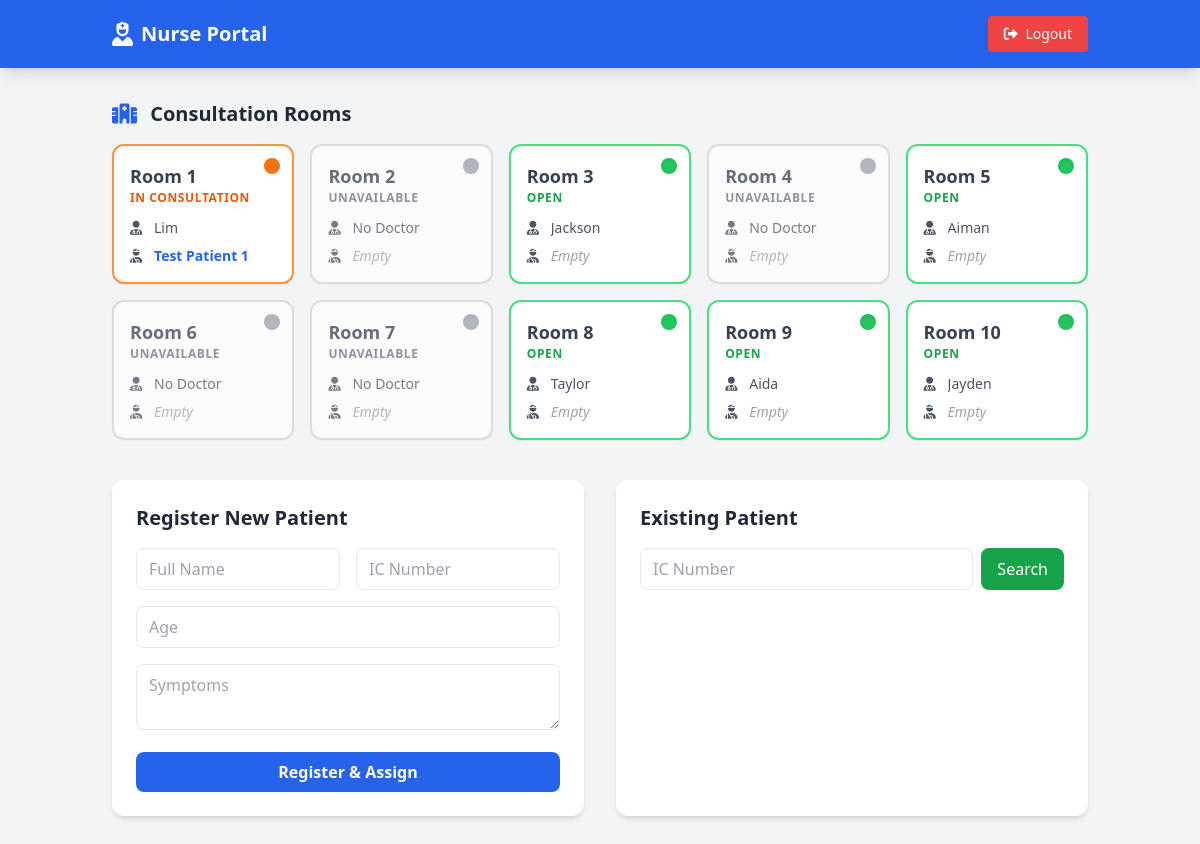
/nurse/dashboard (signed in), run on the app's committed database.
### app.py (models this page shows)
class User(db.Model):
    id = db.Column(db.Integer, primary_key=True)
    name = db.Column(db.String(100), nullable=False)
    email = db.Column(db.String(120), unique=True, nullable=False)
    password_hash = db.Column(db.String(200), nullable=False)
    role = db.Column(db.String(20), nullable=False)
    status = db.Column(db.String(20), default="away")
    room = db.Column(db.String(10), nullable=True)

class Patient(db.Model):
    id = db.Column(db.Integer, primary_key=True)
    ic_number = db.Column(db.String(20), unique=True, nullable=False)
    name = db.Column(db.String(100), nullable=False)
    age = db.Column(db.String(10), nullable=False)
    visits = db.relationship("Visit", backref="patient", lazy=True)

### app.py (the view, shortened to what this page needs)
@app.route("/nurse/dashboard", methods=["GET", "POST"])
def nurse_dashboard():
    if "user_id" not in session or session.get("role") != "nurse":
        return redirect(url_for("login"))
    found_patient = None
    rooms_data = []
    for i in range(1, 11):
        r_num = str(i)
        doc = User.query.filter_by(role="doctor", room=r_num, status="online").first()
        visit_consulting = Visit.query.filter_by(room=r_num, status="in_consultation").first()
        waiting_queue = Visit.query.filter_by(room=r_num, status="waiting").order_by(Visit.timestamp.asc()).all()
        main_visit = visit_consulting if visit_consulting else (waiting_queue[0] if waiting_queue else None)
        if not doc:
            status_text = "Unavailable"
            color_class = "border-gray-300 opacity-75"
            dot_color = "bg-gray-400"
            text_color = "text-gray-500"
            next_in_queue_name = None
        elif visit_consulting:
            status_text = "In Consultation"
            color_class = "border-orange-400"
            dot_color = "bg-orange-500"
            text_color = "text-orange-600"
            next_in_queue_name = waiting_queue[0].patient.name if waiting_queue else None
        else:
            status_text = "Patient Waiting" if waiting_queue else "Open"
            color_class = "border-green-400"
            dot_color = "bg-green-500 animate-pulse"
            text_color = "text-green-600"
            next_in_queue_name = waiting_queue[1].patient.name if len(waiting_queue) > 1 else None
        rooms_data.append({
            "number": r_num,
            "color_class": color_class,
            "dot_color": dot_color,
            "text_color": text_color,
            "status_text": status_text,
            "doctor_name": doc.name if doc else "No Doctor",
            "patient_name": main_visit.patient.name if main_visit else "Empty",
            "patient_ic": main_visit.patient.ic_number if main_visit else "",
            "patient_age": main_visit.patient.age if main_visit else "",
            "visit_symptoms": main_visit.symptoms if main_visit else "",
            "has_doctor": bool(doc),
            "has_patient": bool(main_visit),
            "next_queue": next_in_queue_name # NEW FIELD
        })
    general_queue = Visit.query.filter_by(status="queued").order_by(Visit.timestamp.desc()).all()
    return render_template(
        "nurse_dashboard.html",
        rooms=rooms_data,
        queue=general_queue,
        found_patient=found_patient,
    )

### templates/nurse_dashboard.html (shortened to what this page needs)
<!DOCTYPE html>
<html lang="en">
<head>
    <script src="https://cdn.tailwindcss.com"></script>
    <link href="https://cdnjs.cloudflare.com/ajax/libs/font-awesome/6.0.0/css/all.min.css" rel="stylesheet">
</head>
<body class="bg-gray-100 font-sans">
    <nav class="bg-blue-600 text-white shadow-lg">
        <div class="container mx-auto px-6 py-4 flex justify-between items-center">
            <div class="flex items-center space-x-2"><i class="fas fa-user-nurse text-2xl"></i><span class="font-bold text-xl">Nurse Portal</span></div>
            <div class="flex items-center space-x-6">
                <a href="{{ url_for('logout') }}" class="bg-red-500 px-4 py-2 rounded hover:bg-red-600 transition text-sm"><i class="fas fa-sign-out-alt mr-1"></i> Logout</a>
            </div>
        </div>
    </nav>
    <div class="container mx-auto px-6 py-8">
        <div class="flex justify-between items-center mb-4">
            <h2 class="text-xl font-bold text-gray-800"><i class="fas fa-hospital-alt mr-2 text-blue-600"></i> Consultation Rooms</h2>
        </div>
        <div class="grid grid-cols-2 md:grid-cols-5 gap-4 mb-10">
            {% for room in rooms %}
                <a href="{{ url_for('view_room_details', room_num=room.number) }}"
                   class="bg-white rounded-xl shadow-sm border-2 p-4 relative overflow-hidden transition hover:shadow-lg hover:scale-105 block {{ room.color_class }}">
                    <div class="absolute top-3 right-3 w-4 h-4 rounded-full shadow-inner {{ room.dot_color }}"></div>
                    <h3 class="font-bold text-gray-700 text-lg">Room {{ room.number }}</h3>
                    <p class="text-xs font-bold uppercase tracking-wider mb-3 {{ room.text_color }}">{{ room.status_text }}</p>
                    <div class="space-y-2">
                        <div class="flex items-center gap-2 text-sm text-gray-600">
                            <i class="fas fa-user-md w-4"></i><span class="font-medium truncate">{{ room.doctor_name }}</span>
                        </div>
                        <div class="flex items-center gap-2 text-sm text-gray-600">
                            <i class="fas fa-user-injured w-4"></i>
                            <span class="truncate {{ 'font-bold text-blue-600' if room.has_patient else 'text-gray-400 italic' }}">{{ room.patient_name }}</span>
                        </div>
                    </div>
                </a>
            {% endfor %}
        </div>
        <div class="grid grid-cols-1 lg:grid-cols-2 gap-8">
            <div class="bg-white rounded-xl shadow-md p-6">
                <h2 class="text-xl font-bold text-gray-800 mb-4">Register New Patient</h2>
                <form method="POST" action="{{ url_for('nurse_dashboard') }}">
                    <div class="grid grid-cols-2 gap-4">
                        <input type="text" name="name" placeholder="Full Name" required class="w-full px-3 py-2 border rounded-lg">
                        <input type="text" name="ic" placeholder="IC Number" required class="w-full px-3 py-2 border rounded-lg">
                        <input type="number" name="age" placeholder="Age" required class="w-full px-3 py-2 border rounded-lg col-span-2">
                    </div>
                    <textarea name="symptom" rows="2" placeholder="Symptoms" required class="w-full px-3 py-2 border rounded-lg mt-4"></textarea>
                    <button type="submit" class="w-full bg-blue-600 text-white font-bold py-2 px-4 rounded-lg mt-4 hover:bg-blue-700">Register & Assign</button>
                </form>
            </div>
            <div class="bg-white rounded-xl shadow-md p-6">
                 <h2 class="text-xl font-bold text-gray-800 mb-4">Existing Patient</h2>
                 <form method="POST" action="{{ url_for('nurse_dashboard') }}">
                    <div class="flex gap-2">
                        <input type="text" name="search_ic" placeholder="IC Number" class="w-full px-3 py-2 border rounded-lg">
                        <button class="bg-green-600 text-white px-4 rounded-lg">Search</button>
                    </div>
                 </form>
            </div>
        </div>
    </div>
</body>
</html>

### data on the page
User: doctor_name "Lim"
Patient: patient_name "Test Patient 1"
User: number "3", status_text "OPEN", doctor_name "Jackson", patient_name "Empty"
User: number "5", status_text "OPEN", doctor_name "Aiman", patient_name "Empty"
User: number "8", status_text "OPEN", doctor_name "Taylor", patient_name "Empty"
User: number "9", status_text "OPEN", doctor_name "Aida", patient_name "Empty"
User: number "10", status_text "OPEN", doctor_name "Jayden", patient_name "Empty"

### other printed values
{{ room.number }} "1" "2" "4" "6" "7"
{{ room.status_text }} "IN CONSULTATION" "UNAVAILABLE" "UNAVAILABLE" "UNAVAILABLE" "UNAVAILABLE"
{{ room.doctor_name }} "No Doctor" "No Doctor" "No Doctor" "No Doctor"
{{ room.patient_name }} "Empty" "Empty" "Empty" "Empty"
